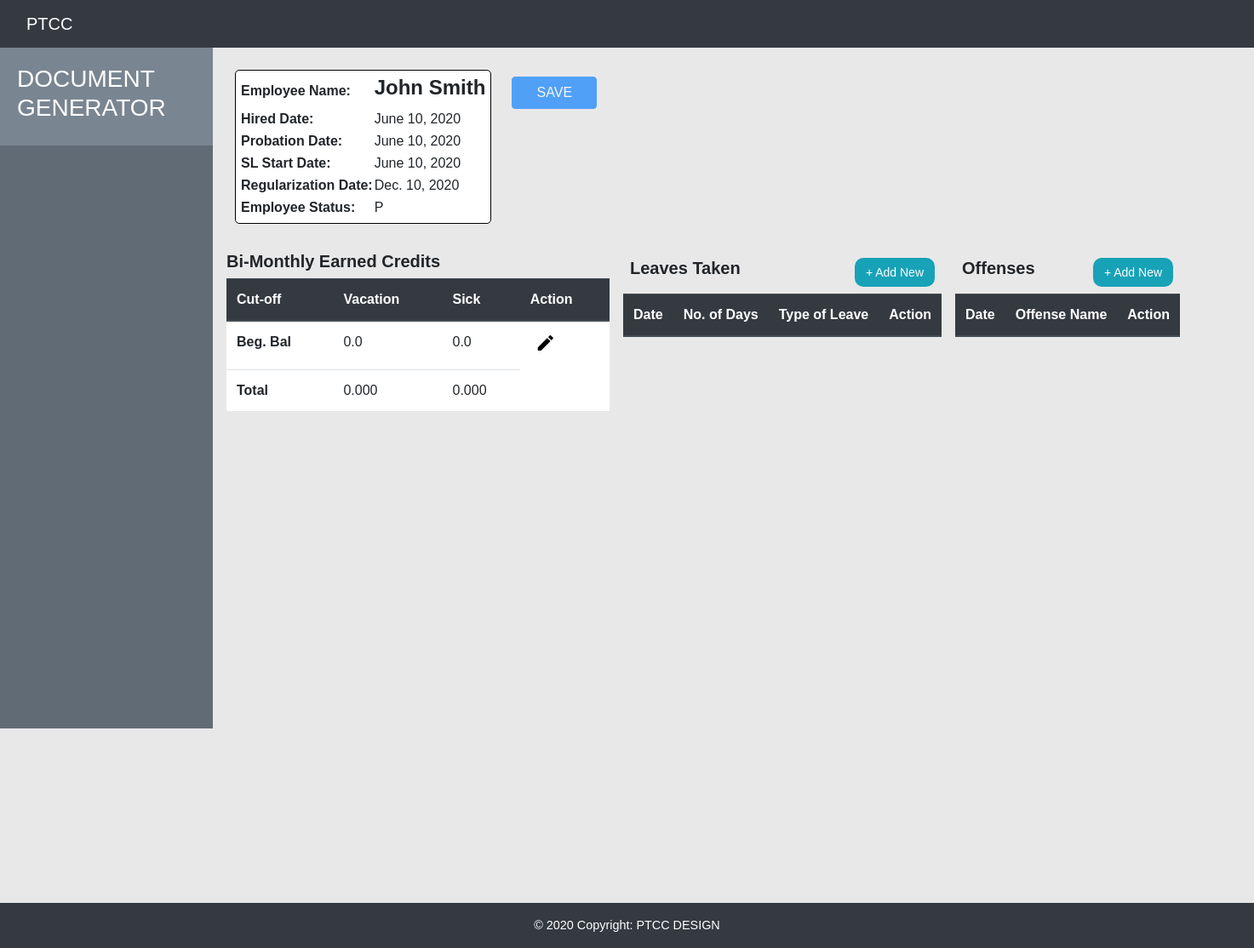
The page /employee_profile/18/ on the database its author committed.
### employee_profile/models.py (models this page shows, shortened)
class Employee(models.Model):
    REGULAR = 'R'
    REGULAR1 = 'R1'
    PROBATION = 'P'
    employee_status_choices = [
        (REGULAR, 'Regular Employee'),
        (REGULAR1, 'Regular1 Employee'),
        (PROBATION, 'Probationary Employee')
    ]
    employee_tin_id = models.IntegerField(default=0, unique=True)
    name = models.CharField(max_length=200)
    probation_date = models.DateField()
    hired_date = models.DateField()
    sl_start_date = models.DateField()
    regularization_date = models.DateField()
    employee_status = models.CharField(max_length=2,
                                       choices=employee_status_choices,
                                       default=PROBATION)
    prev_vl_bal = models.FloatField(default=0.0)
    prev_sl_bal = models.FloatField(default=0.0)
    def get_leaves_taken(self):
        return serializers.serialize("json", self.leave_set.all())
    def get_offenses(self):
        return serializers.serialize("json", self.offense_set.all())
    def get_earned_vl_list(self):
        vl_list, sl_list = self.get_vl_sl_list()
        vl_list_serialized = serializers.serialize("json", vl_list)
        return vl_list_serialized
    def get_earned_sl_list(self):
        vl_list, sl_list = self.get_vl_sl_list()
        sl_list_serialized = serializers.serialize("json", sl_list)
        return sl_list_serialized
    def get_vl_sl_list(self):
        emp_leaves = self.earnedleave_set.all()
        vl_list = []
        sl_list = []
        for leave in emp_leaves:
            if leave.type == 'VL':
                vl_list.append(leave)
            elif leave.type == 'SL':
                sl_list.append(leave)
        vl_list.sort(key=lambda x: x.cut_off)
        sl_list.sort(key=lambda x: x.cut_off)
        return vl_list, sl_list

### employee_profile/views.py (the view)
# urls.py: path('<int:pk>/', views.EmployeeDetailView.as_view(), name='employee_details'),
class EmployeeDetailView(generic.DetailView):
    model = Employee
    template_name = 'employee_profile/employee_details.html'

### employee_profile/templates/employee_profile/employee_details.html (shortened to what this page needs)
{% extends 'base.html' %}
{% load static %}
{% block head_css_section %}
    <link rel="stylesheet" type="text/css" href="{% static 'employee_profile/css/employee_details.css' %}">
{% endblock head_css_section %}
{% block content %}
    <div class="d-flex flex-column">
        <div class="p-2 upper-section">
            <div class="d-flex flex-row">
                <div class="p-2">
                    <div class="employee_spec_details">
                        <table>
                            <tr>
                                <th>Employee Name:</th>
                                <td><h4><strong>{{employee.name}}</strong></h4></td>
                            </tr>
                            <tr>
                                <th>Hired Date:</th>
                                <td id="hired_date">{{employee.hired_date}}</td>
                            </tr>
                            <tr>
                                <th>Probation Date:</th>
                                <td id="probation_date">{{employee.probation_date}}</td>
                            </tr>
                            <tr>
                                <th>SL Start Date:</th>
                                <td id="sl_start_date">{{employee.sl_start_date}}</td>
                            </tr>
                            <tr>
                                <th>Regularization Date:</th>
                                <td class="editable-employee"
                                    data-id="{{employee.id}}"
                                    data-table="employee"
                                    data-type="regularization_date"
                                    name="format_date">{{employee.regularization_date}}
                                </td>
                            </tr>
                            <tr>
                                <th>Employee Status:</th>
                                <td class="editable-employee"
                                    data-id="{{employee.id}}"
                                    data-table="employee"
                                    data-type="employee_status"
                                    name="format_select">{{employee.employee_status}}
                                </td>
                            </tr>
                        </table>
                    </div>
                </div>
                <div class="p-2">
                    <div class="config_buttons">
                        <div class="d-flex justify-content-between">
                            <div class="p-2">
                                <button type="button" class="btn btn-primary config_button_style" id="save_employee" disabled="true">SAVE</button>
                            </div>
                        </div>
                    </div>
                </div>
            </div>
        </div>
        <div class="p-2">
            <div class="d-flex flex-row">
                <div class="p-2 earned_leave">
                    <h5><strong>Bi-Monthly Earned Credits</strong></h5>
                    <div class="earned_leave_tbl_container" style="overflow:auto;height: 700px;width: 450px;">
                        <table class="table table-hover earned_leave_table">
                            <thead class="thead-dark">
                                <tr>
                                    <th scope="col">Cut-off</th>
                                    <th scope="col">Vacation</th>
                                    <th scope="col">Sick</th>
                                    <th scope="col">Action</th>
                                </tr>
                            </thead>
                            <tbody>
                                <tr data-id='{{employee.id}}' data-table='employee'>
                                    <th scope="row">Beg. Bal</th>
                                    <td
                                        class="editable"
                                        data-type="prev_vl_bal"
                                        scope="row"
                                        name="format_float">
                                        {{employee.prev_vl_bal}}
                                    </td>
                                    <td
                                        class="editable"
                                        data-type="prev_sl_bal"
                                        scope="row"
                                        name="format_float">
                                            {{employee.prev_sl_bal}}
                                    </td>
                                    <td>
                                        <button style="border:none;background:none;display:inline-block;" class="edit" title="Edit" data-toggle="tooltip"><i class="material-icons"></i></button>
                                    </td>
                                </tr>
                            </tbody>
                        </table>
                    </div>
                </div>
                <div class="p-2 leaves_taken">
                    <div class="d-flex flex-row">
                        <div class="p-2">
                            <h5><strong>Leaves Taken</strong></h5>
                        </div>
                        <div class="ml-auto p-2">
                            <button type="button" class="btn btn-info add-new" data-table="leaves_taken_table">+ Add New</button>
                        </div>
                    </div>
                    <div style="overflow:auto;height: 700px;">
                        <table class="table table-hover leaves_taken_table">
                            <thead class="thead-dark">
                                <tr>
                                    <th scope="col">Date</th>
                                    <th scope="col">No. of Days</th>
                                    <th scope="col">Type of Leave</th>
                                    <th scope="col">Action</th>
                                </tr>
                            </thead>
                        </table>
                    </div>
                </div>
                <div class="p-2 offenses">
                    <div class="d-flex flex-row">
                        <div class="p-2">
                            <h5><strong>Offenses</strong></h5>
                        </div>
                        <div class="ml-auto p-2">
                            <button type="button" class="btn btn-info add-new" data-table="offenses_table">+ Add New</button>
                        </div>
                    </div>
                    <div style="overflow:auto;height: 700px;">
                        <table class="table table-hover offenses_table">
                            <thead class="thead-dark">
                                <tr>
                                    <th scope="col">Date</th>
                                    <th scope="col">Offense Name</th>
                                    <th scope="col">Action</th>
                                </tr>
                            </thead>
                        </table>
                    </div>
                </div>
            </div>
        </div>
    </div>
{% endblock content %}

### employee_profile/static/employee_profile/css/style.css (style rules this page uses)
body { font-family: 'Poppins', sans-serif; background: #E8E8E8; }
.employee_spec_details { border:1px solid #000000; border-radius:5px; padding:5px; margin-top:10px; margin-left:10px; background-color:#FFFFFF; }
.config_buttons { margin-top:10px; }
.justify-content-between { flex-direction: column; }
.config_button_style { width:100px; }
.flex-column { width:100%; }
.earned_leave_table { background-color: #FFFFFF; }
.leaves_taken_table { background-color: #FFFFFF; }
.offenses_table { background-color: #FFFFFF; }
.add-new { display: inline-block; padding: 6px 12px; margin-bottom: 0; font-size: 14px; font-weight: 400; line-height: 1.42857143; text-align: center; white-space: nowrap; vertical-align: middle; -ms-touch-action: manipulation; touch-action: manipulation; cursor: pointer; -webkit-user-select: none; -moz-user-select: none; -ms-user-select: none; user-select: none; background-image: none; border: 1px solid transparent; border-top-color: transparent; border-right-color: transparent; border-bottom-color: transparent; border-left-color: transparent; border-radius: 10px; }
.p-2 { padding: .2rem; }

### employee_profile/static/employee_profile/css/employee_details.css (style rules this page uses)
.upper-section { width: 122%; }

### rows shown on the page
Employee: name "John Smith", hired_date "June 10, 2020", probation_date "June 10, 2020", sl_start_date "June 10, 2020", regularization_date "Dec. 10, 2020", employee_status "P", prev_vl_bal "0.0", prev_sl_bal "0.0"
